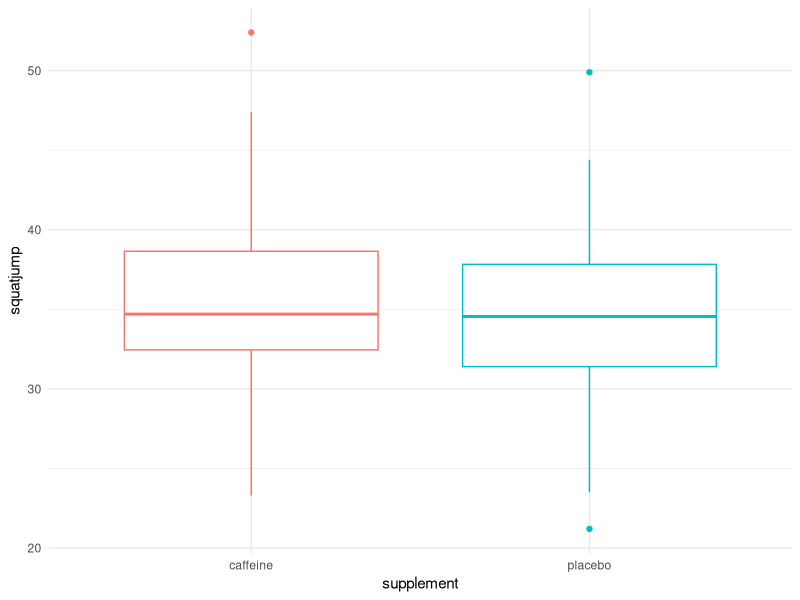
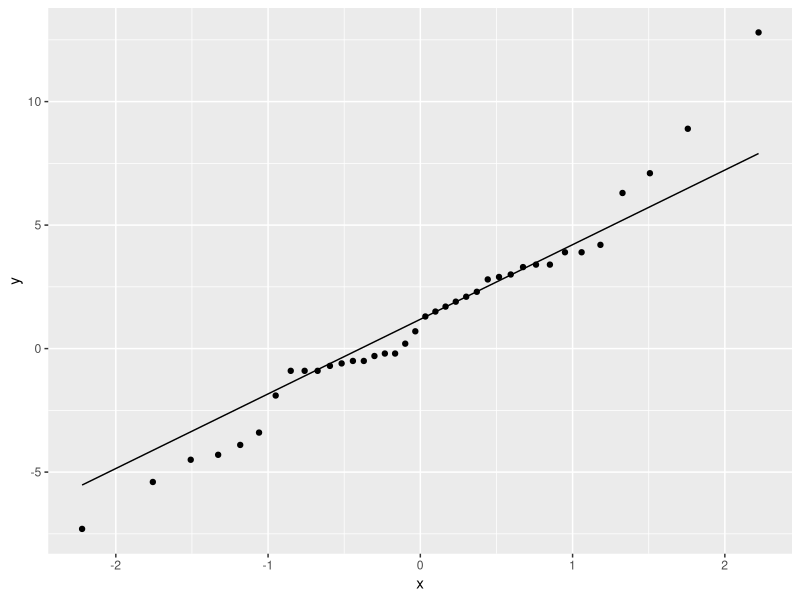
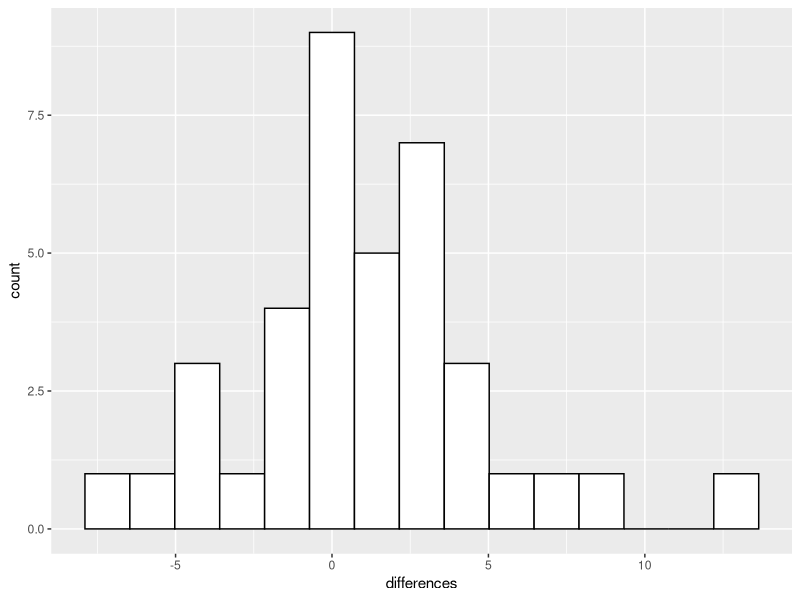

Here is the R script that generated these plots, in order: (Note: this script raises an error after producing the figures.)
# Load packages ----------------------------------------------------------------
library(tidyverse)
library(stats)
library(rstatix)

# Load data --------------------------------------------------------------------
venier2019replicationsj <- read_csv("venier2019replicationsj.csv")
venier2019replicationcmj <- read_csv("venier2019replicationcmj.csv")
head(venier2019replicationsj)
  
#Calculate descriptives for squat jump data-------------------------------------
r_sj<-cor(venier2019replicationsj$caffeine, venier2019replicationsj$placebo) #correlation between dependent measures
sj_diff <- venier2019replicationsj$caffeine - venier2019replicationsj$placebo #calculate difference score
sj_m_diff<-mean(sj_diff) #mean of difference scores
sj_s_diff<-sd(sj_diff) #standard deviation of difference scores
m1_sj_caff <- mean(venier2019replicationsj$caffeine)
m2_sj_pla <- mean(venier2019replicationsj$placebo)
sd1_sj_caff <-sd(venier2019replicationsj$caffeine) #standard deviation of group 1
sd2_sj_pla <-sd(venier2019replicationsj$placebo) #standard deviation of group 2
sj_N <- length(venier2019replicationsj$participant) #number of pairs

# Convert squat jump data to long dataset --------------------------------------
sjdat.long <- venier2019replicationsj %>%
  gather(key = "supplement", value = "squatjump", caffeine, placebo)
head(sjdat.long, 3)

# Resolving assumptions for squat jump data ------------------------------------
## Checking for outliers on difference score -----------------------------------

venier2019replicationsj <- venier2019replicationsj %>% mutate(differences = caffeine - placebo)

venier2019replicationsj %>%
  identify_outliers(differences)

## Checking for outliers on individual groups ----------------------------------
venier2019replicationsj %>%
  identify_outliers(caffeine)

venier2019replicationsj %>%
  identify_outliers(placebo)

ggplot(sjdat.long, aes(supplement, squatjump, color = supplement)) +
  geom_boxplot(show.legend = FALSE) +
  theme_minimal()

## Checking distribution ----------------------------------------------------------

ggplot(venier2019replicationsj, aes(sample = differences)) +
  geom_qq()+
  geom_qq_line()

ggplot(venier2019replicationsj, aes(differences)) +
  geom_histogram(color="black", fill="white",
                 bins = 15)

## Checking normality ----------------------------------------------------------
venier2019replicationsj %>% shapiro_test(differences) 

# t test for squat jump data ---------------------------------------------------
t.test(squatjump ~ supplement, sjdat.long, 
       var.equal = TRUE, alternative = "two.sided", paired = TRUE)


#Calculate descriptives for cmj data-------------------------------------
r_cmj <-cor(venier2019replicationcmj$caffeine, venier2019replicationcmj$placebo) #correlation between dependent measures

cmj_diff <- venier2019replicationcmj$caffeine - venier2019replicationcmj$placebo 

cmj_m_diff<-mean(cmj_diff) #mean of difference scores
cmj_s_diff<-sd(cmj_diff) #standard deviation of difference scores
m1_cmj_caff <- mean(venier2019replicationcmj$caffeine)
m2_cmj_pla <- mean(venier2019replicationcmj$placebo)
sd1_cmj_caff <-sd(venier2019replicationcmj$caffeine) #standard deviation of group 1
sd2_cmj_pla <-sd(venier2019replicationcmj$placebo) #standard deviation of group 2
cmj_N <- length(venier2019replicationcmj$participant) #number of pairs


# Convert cmj data to long dataset --------------------------------------
cmjdat.long <- venier2019replicationcmj %>%
  gather(key = "supplement", value = "cmj", caffeine, placebo)
head(cmjdat.long, 3)

# Resolving assumptions for cmj data ------------------------------------
## Checking for outliers on difference score -----------------------------------

venier2019replicationcmj <- venier2019replicationcmj %>% mutate(differences = caffeine - placebo)

venier2019replicationcmj %>%
  identify_outliers(differences)

## Checking for outliers on individual groups ----------------------------------
venier2019replicationcmj %>%
  identify_outliers(caffeine)

venier2019replicationcmj %>%
  identify_outliers(placebo)

ggplot(cmjdat.long, aes(supplement, cmj, color = supplement)) +
  geom_boxplot(show.legend = FALSE) +
  theme_minimal()

## Checking distribution ----------------------------------------------------------

ggplot(venier2019replicationcmj, aes(sample = differences)) +
  geom_qq()+
  geom_qq_line()

ggplot(venier2019replicationcmj, aes(differences)) +
  geom_histogram(color="black", fill="white",
                 bins = 20)

## Checking normality ----------------------------------------------------------
venier2019replicationcmj %>% shapiro_test(differences) 

# t test for cmj data ---------------------------------------------------
t.test(cmj ~ supplement, cmjdat.long, 
       var.equal = TRUE, alternative = "two.sided", paired = TRUE)
